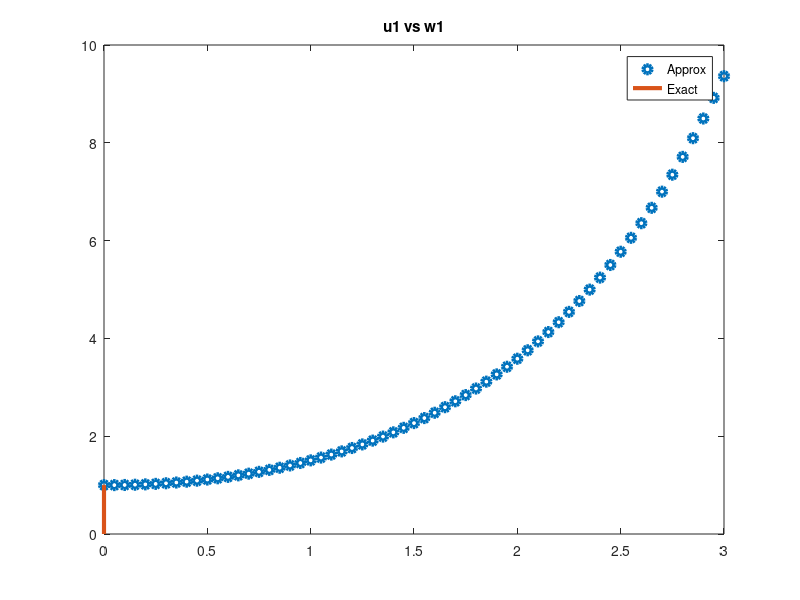
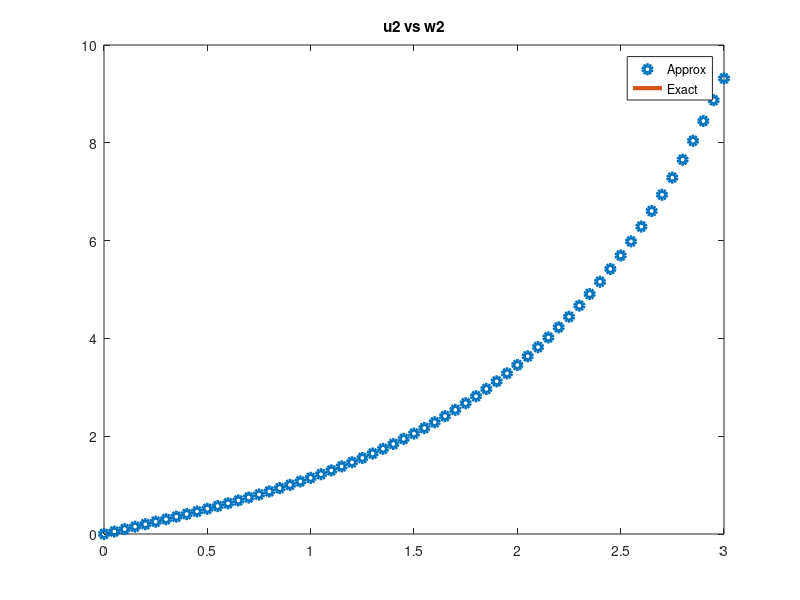
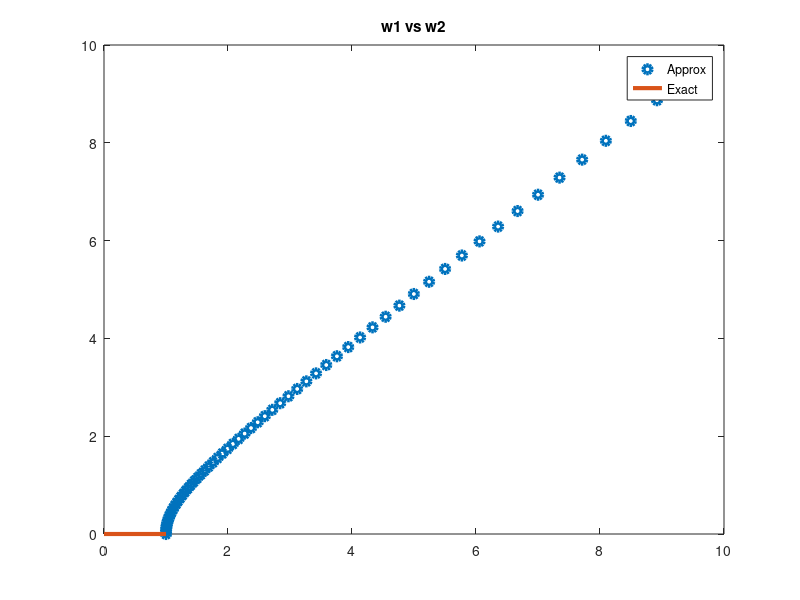

MATLAB code for these plots, in order:
% Euler's Method Systems

% Input
a = 0; b = 3; h = 0.05; N = b/h; 
alpha1 = 1; alpha2 = 0;
f1 = @(t, u1, u2) u2;
f2 = @(t, u1, u2) u1; 

% Step 1
t = zeros(N+1, 1);
w1 = zeros(N+1, 1);
w2 = zeros(N+1, 1);
t(1) = a; w1(1) = alpha1; w2(1) = alpha2;
fprintf('t \t\t\t w1 \t\t\t w2\n')
fprintf('%f \t %f \t %f\n', t(1), w1(1), w2(1))

% Step 2
for i = 1:N
    w1(i+1) = w1(i) + h*f1(t(i), w1(i), w2(i));
    w2(i+1) = w2(i) + h*f2(t(i), w1(i), w2(i));
    t(i+1) = a + i*h;
    fprintf('%f \t %f \t %f\n', t(i+1), w1(i+1), w2(i+1))
end

% Plot
figure()
plot(t, w1, 'o', 'LineWidth', 3)

% Also plot the exact solution
hold on
num_plot = 100;
t_plot = zeros(num_plot+1,1);
y_plot = zeros(num_plot+1,1);
h_plot = (b-a)/num_plot;

t_plot(1) = a;
y_plot(1) = alpha1;

plot(t_plot, y_plot, 'LineWidth', 3);
legend('Approx', 'Exact')
title('u1 vs w1')

% Plot
figure()
plot(t, w2, 'o', 'LineWidth', 3)

% Also plot the exact solution
hold on
num_plot = 100;
t_plot = zeros(num_plot+1,1);
y_plot = zeros(num_plot+1,1);
h_plot = (b-a)/num_plot;

t_plot(1) = a;
y_plot(1) = alpha2;

plot(t_plot, y_plot, 'LineWidth', 3);
legend('Approx', 'Exact')
title('u2 vs w2')

% Plot
figure()
plot(w1, w2, 'o', 'LineWidth', 3)

% Also plot the exact solution
hold on
num_plot = 100;
t_plot = zeros(num_plot+1,1);
y_plot = zeros(num_plot+1,1);
h_plot = (b-a)/num_plot;

t_plot(1) = alpha1;
y_plot(1) = alpha2;

plot(t_plot, y_plot, 'LineWidth', 3);
legend('Approx', 'Exact')
title('w1 vs w2')